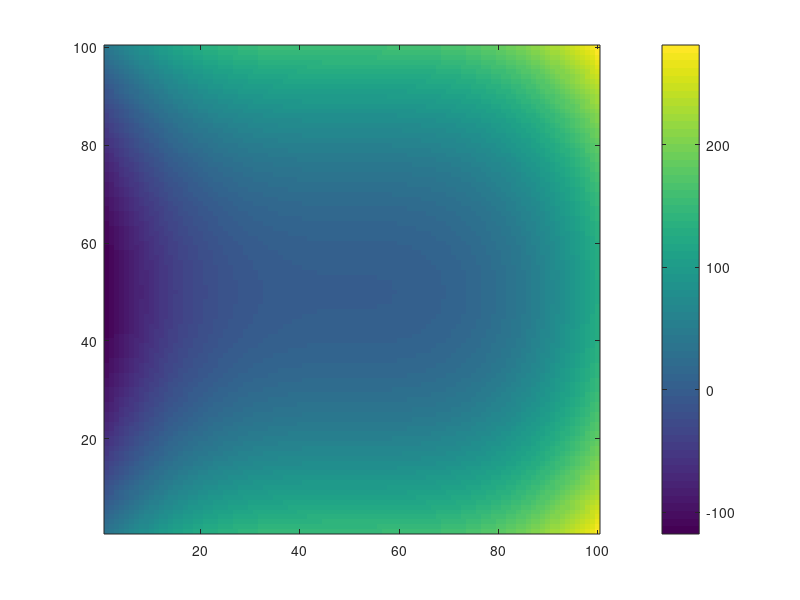
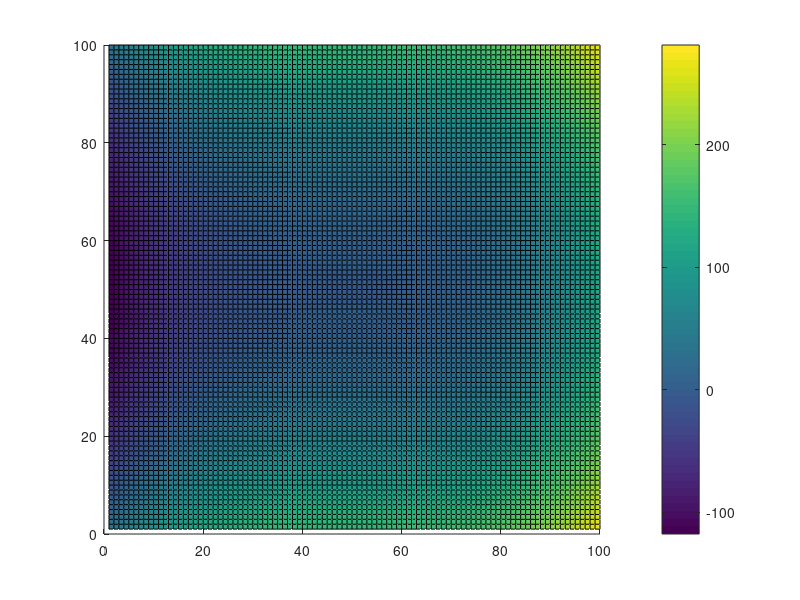

Write the MATLAB code that produced these figures, in order.
Z=zeros(100,100);
for X=1:100
    for Y=1:100
        Z(Y,X)=((X-50)/10)^3+((Y-50)/4)^2;
    end
end
figure;imagesc(Z);set(gca,'YDir','normal');colorbar;
figure;surface(Z);colorbar;
